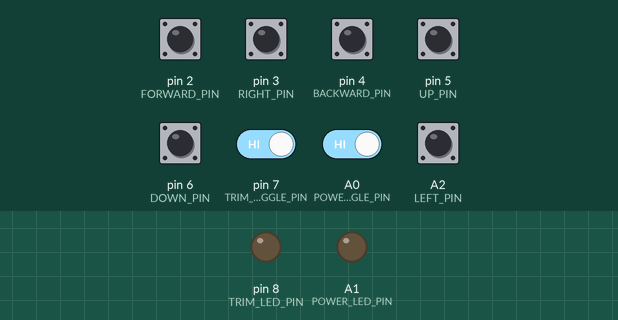
Simulated run of this sketch. Board: Arduino Uno, built with avr-gcc and run on an emulated ATmega328P. Parts: output pins drawn as LEDs (lit = HIGH). The test bench sets the inputs (shaded band); at power-on: A0 (POWER_TOGGLE_PIN), A2 (LEFT_PIN), pin 2 (FORWARD_PIN), pin 3 (RIGHT_PIN), pin 4 (BACKWARD_PIN), pin 5 (UP_PIN), pin 6 (DOWN_PIN), pin 7 (TRIM_TOGGLE_PIN) HIGH. No radio packets arrive unless stated.

Above: at 1.2 s.
1.3 s: pin 7 (TRIM_TOGGLE_PIN) driven LOW
At 2.2 s:
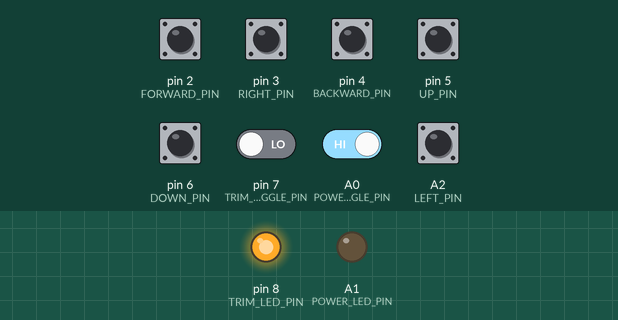
2.8 s: A0 (POWER_TOGGLE_PIN) driven LOW
At 3.3 s:
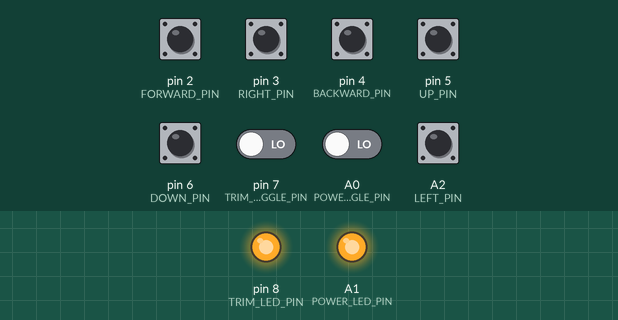
Timing chart, 0 to 5.8 s (numbered marks = the images above; inputs shaded):
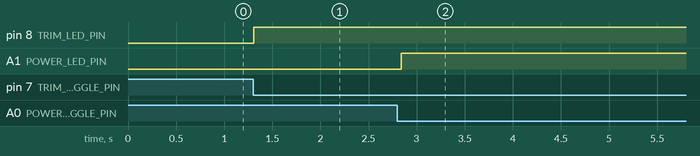

The sketch:

drone_transmitter_new.ino
```cpp
#include <SPI.h>
#include <LoRa.h>

#define DEBUG 0  // Set to 1 to enable debug prints
#if DEBUG
  #define DEBUG_PRINT(x)    Serial.print(x)
  #define DEBUG_PRINTLN(x)  Serial.println(x)
#else
  #define DEBUG_PRINT(x)    do {} while (0)
  #define DEBUG_PRINTLN(x)  do {} while (0)
#endif


#ifdef __arm__
// should use uinstd.h to define sbrk but Due causes a conflict
extern "C" char* sbrk(int incr);
#else  // __ARM__
extern char *__brkval;
#endif  // __arm__

int freeMemory() {
  char top;
#ifdef __arm__
  return &top - reinterpret_cast<char*>(sbrk(0));
#elif defined(CORE_TEENSY) || (ARDUINO > 103 && ARDUINO != 151)
  return &top - __brkval;
#else  // __arm__
  return __brkval ? &top - __brkval : &top - __malloc_heap_start;
#endif  // __arm__
}

// int JOYSTICK_PIN_X1 = A1;
// int JOYSTICK_PIN_Y1 = A2;
// int JOYSTICK_PIN_X2 = A3;
// int JOYSTICK_PIN_Y2 = A4;
// int THROTTLE_PIN = A5;
// int SWITCH_PIN1 = 2;
// int SWITCH_PIN2 = 3;

// int throttle = 0;
// bool pressed = false;

int LEFT_PIN = A2;
int FORWARD_PIN = 2;
int RIGHT_PIN = 3;
int BACKWARD_PIN = 4;
int UP_PIN = 5;
int DOWN_PIN = 6;
int TRIM_TOGGLE_PIN = 7;
int TRIM_LED_PIN = 8;
int POWER_TOGGLE_PIN = A0;
int POWER_LED_PIN = A1;

bool isTrimming = false;
bool trimPressed = false;
bool isOn = false;
bool powerPressed = false;

long packetCount = 0;

void setup() {
  // pinMode(JOYSTICK_PIN_X1, INPUT);
  // pinMode(JOYSTICK_PIN_Y1, INPUT);
  // pinMode(JOYSTICK_PIN_X2, INPUT);
  // pinMode(JOYSTICK_PIN_Y2, INPUT);
  // pinMode(THROTTLE_PIN, INPUT);
  // pinMode(SWITCH_PIN1, INPUT_PULLUP);
  // pinMode(SWITCH_PIN2, INPUT_PULLUP);

  // initialThrottle = analogRead(THROTTLE_PIN);
  // throttle = initialThrottle;

  pinMode(LEFT_PIN, INPUT_PULLUP);
  pinMode(FORWARD_PIN, INPUT_PULLUP);
  pinMode(RIGHT_PIN, INPUT_PULLUP);
  pinMode(BACKWARD_PIN, INPUT_PULLUP);
  pinMode(UP_PIN, INPUT_PULLUP);
  pinMode(DOWN_PIN, INPUT_PULLUP);
  pinMode(TRIM_TOGGLE_PIN, INPUT_PULLUP);
  pinMode(TRIM_LED_PIN, OUTPUT);
  pinMode(POWER_TOGGLE_PIN, INPUT_PULLUP);
  pinMode(POWER_LED_PIN, OUTPUT);

  Serial.begin(9600);
  while (!Serial);

  DEBUG_PRINTLN("LoRa Sender");
  if (!LoRa.begin(915E6)) {
    DEBUG_PRINTLN("Starting Lora failed!");
    while (1);
  }
}

void loop() {
  DEBUG_PRINT("Free memory: ");
  DEBUG_PRINTLN(freeMemory());

  int throttle = 1023;
  int trimToggle = 0;
  int power = 0;
  int x1 = 511;
  int y1 = 511;
  int x2 = 511;
  int y2 = 511;

  // Handle toggle switch for trim
  // trim pressed
  if (digitalRead(TRIM_TOGGLE_PIN) == LOW){
    // flip trimming state if button was previously not being pressed
    if (!trimPressed){
      isTrimming = !isTrimming;
    }
    trimPressed = true; // set to being pressed
  }
  // trim not pressed
  else {
    trimPressed = false; // set to not pressed
  }

  // enable trim LED state indicator
  if (isTrimming){
    digitalWrite(TRIM_LED_PIN, HIGH);
    trimToggle = 1;
  }
  else {
    digitalWrite(TRIM_LED_PIN, LOW);
  }

  // Handle toggle switch for power
  // power pressed
  if (digitalRead(POWER_TOGGLE_PIN) == LOW){
    // flip power state if button was previously not being pressed
    if (!powerPressed){
      isOn = !isOn;
    }
    powerPressed = true; // set to being pressed
  }
  // power not pressed
  else {
    powerPressed = false; // set to not pressed
  }

  // enable power LED state indicator
  if (isOn){
    digitalWrite(POWER_LED_PIN, HIGH);
    power = 1;
  }
  else {
    digitalWrite(POWER_LED_PIN, LOW);
  }

  // Check pressed set standard max values
  if (digitalRead(LEFT_PIN) == LOW){
    x1 = 0;
  }
  if (digitalRead(FORWARD_PIN) == LOW){
    y1 = 1023;
  }
  if (digitalRead(RIGHT_PIN) == LOW){
    x1 = 1023;
  }
  if (digitalRead(BACKWARD_PIN) == LOW){
    y1 = 0;
  }
  if (digitalRead(UP_PIN) == LOW){
    y2 = 1023;
  }
  if (digitalRead(DOWN_PIN) == LOW){
    y2 = 0;
  }


  LoRa.beginPacket();
  // LoRa.write(analogRead(THROTTLE_PIN));
  // LoRa.write(analogRead(SWITCH_PIN1));
  // LoRa.write(analogRead(SWITCH_PIN2));
  // LoRa.write(analogRead(JOYSTICK_PIN_X1));
  // LoRa.write(analogRead(JOYSTICK_PIN_Y1));
  // LoRa.write(analogRead(JOYSTICK_PIN_X2));
  // LoRa.write(analogRead(JOYSTICK_PIN_Y2));
  // LoRa.write(throttle, 2);
  // LoRa.write(trimToggle, 2);
  // LoRa.write(switch2, 2);
  // LoRa.write(x1, 2);
  // LoRa.write(y1, 2);
  // LoRa.write(x2, 2);
  // LoRa.write(y2, 2);
  sendInt(throttle);
  sendInt(trimToggle);
  sendInt(power);
  sendInt(x1);
  sendInt(y1);
  sendInt(x2);
  sendInt(y2);
  // LoRa.print("hello");
  LoRa.endPacket();


  DEBUG_PRINT("Sent packet ");
  DEBUG_PRINTLN(packetCount);
  packetCount += 1;

//   int packetSize = LoRa.parsePacket();
//   if (packetSize) {
//     // received a packet
//     DEBUG_PRINTLN("  Received packet: ");

//     // read packet
//     while (LoRa.available()) {
//       DEBUG_PRINT("Throttle: ");
//       int val = (int) LoRa.read();
//       DEBUG_PRINTLN(val);

// //      DEBUG_PRINT("Motors adjusted: ");
// //      val = (int) LoRa.read();
// //      if (val & 0b0001){
// //        DEBUG_PRINT("1 ");
// //      }
// //      if (val & 0b0010){
// //        DEBUG_PRINT("2 ");
// //      }
// //      if (val & 0b0100){
// //        DEBUG_PRINT("3 ");
// //      }
// //      if (val & 0b1000){
// //        DEBUG_PRINT("4 ");
// //      }
// //      DEBUG_PRINTLN("");

//       DEBUG_PRINT("Current respective throttles: ");
//       DEBUG_PRINT((int)LoRa.read());
//       DEBUG_PRINT((int)LoRa.read());
//       DEBUG_PRINT((int)LoRa.read());
//       DEBUG_PRINTLN((int)LoRa.read());

//       DEBUG_PRINT("Receiver RSSI: ");
//       val = (int) LoRa.read();
//       DEBUG_PRINT(val);
//     }

//     DEBUG_PRINT(", Transmitter RSSI: ");
//     DEBUG_PRINTLN(LoRa.packetRssi());
//     DEBUG_PRINTLN("");
//   }
//   else {
//    DEBUG_PRINTLN("---no packet---");
// //    DEBUG_PRINTLN(analogRead(THROTTLE_PIN));
//   }


    // print RSSI of packet
//    DEBUG_PRINT("' with RSSI ");
//    DEBUG_PRINTLN(LoRa.packetRssi());


}

void sendInt(int val){
  char a[12] = {0};
  snprintf(a, sizeof(a), "%d", val);
  LoRa.print(String(a)+"_");
}
```

Measured:
- after the input at 1.3 s, pin 8 (TRIM_LED_PIN): LOW → HIGH at once
- after the input at 2.8 s, A1 (POWER_LED_PIN): LOW → HIGH at once
